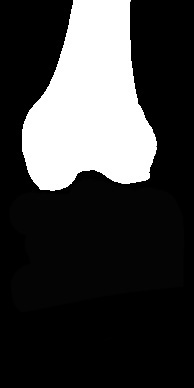
%> input picture FIRST-WEEK-MATERIAL/2D-DATA/atlas-higher.jpg, 194 x 388 px
$ octave matscript_jul31_3.m   (GNU Octave 9; MATLAB toolbox functions it lacks are replaced by stand-ins)
%> lines starting %> are read from the running program, lines starting %| are printed output that depends on the picture
### FIRST-WEEK-MATERIAL/2D-DATA/codes/distance.m
function [ d ] = distance( p1, p2 )
%UNTITLED Summary of this function goes here
%   Detailed explanation goes here

d = sqrt( sum((p1 - p2).^2));

end

### FIRST-WEEK-MATERIAL/2D-DATA/codes/matscript_jul31_3.m
clear all
close all
clc
%%
pict = imread('atlas-higher.jpg'); %read the picture
%> pict is the input picture: size 388x194 uint8; min 0, max 255, mean 59.5
%pict = flipud(pict);
%% plot the image and the former mesh
figure()
imshow(pict)
title('Image')
%%
c = contourc(double(pict), [200, 200]);
%> c = 629 columns, first 8: [200 73.78 73.79 73.79 73.78 73.8 73 72.79; 628 1 2 3 4 5 5.79 6]
%%
metacoord = [1];
              while metacoord(end) <= length(c(1,:))
                temp = metacoord(end) + c(2,metacoord(end)) + 1;
                if temp >= length(c(1,:)) + 1
                          break
                end
                metacoord(end + 1) = temp;
              end
%> this loop made 1 pass
%> temp on pass 1: 630
c(:,metacoord) = [];
%%
%c = [c, c(:,1)];
%%
c = c(:, 1:end-1);
%> c = 627 columns, first 8: [73.78 73.79 73.79 73.78 73.8 73 72.79 72.78; 1 2 3 4 5 5.79 6 7]
figure()
plot(c(1,:), c(2,:), '*')
axis equal
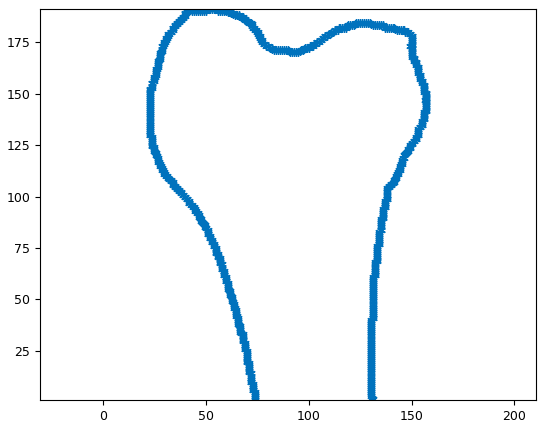
%> figure redrawn from the program's plot data
%%
cc = c;
%> cc has the same summary as c
npoints = size(cc, 2);
%> npoints = 627
epsilon = 1e-4;
index = [];
for i = 2:npoints-1
%     abs(distance(cc(:,i-1), cc(:,i+1)) - distance(cc(:,i-1), cc(:,i)) -...
%             distance(cc(:,i), cc(:,i+1)))
    if abs(distance(cc(:,i-1), cc(:,i+1)) - distance(cc(:,i-1), cc(:,i)) -...
            distance(cc(:,i), cc(:,i+1))) < epsilon
        index = [index, i];
    end
end
%> this loop made 625 passes
%> index on passes 1, 2, 5, 7, 8, 10, 12, 13, 14, 16, 18, 19: 2, [2 3], [2 3 6], [2 3 6 8], [2 3 6 8 9], [2 3 6 8 9 11], [2 3 6 8 9 11 13], [2 3 6 8 9 11 13 14], [2 3 6 8 9 11 13 14 15], [2 3 6 8 9 11 13 14 15 17], [2 3 6 8 9 11 13 14 15 17 19], [2 3 6 8 9 11 13 14 15 17 19 20]
%> after the loop, index = 361 values from 2 to 624
if abs(distance(cc(:,end), cc(:,2)) - distance(cc(:,end), cc(:,1)) -...
            distance(cc(:,1), cc(:,2))) < epsilon
    index = [index, 1];
end
if abs(distance(cc(:,end-1), cc(:,2)) - distance(cc(:,end-1), cc(:,1)) -...
            distance(cc(:,1), cc(:,2))) < epsilon
    index = [index, npoints];
end

cc(:,index) = [];
%%
figure()
subplot(121)
plot(c(1,:), c(2,:), '*')
axis equal
title(['former borders', ' n=', num2str(size(c,2))])
subplot(122)
plot(cc(1,:), cc(2,:), '*')
axis equal
title(['new borders', ' n=', num2str(size(cc,2))])
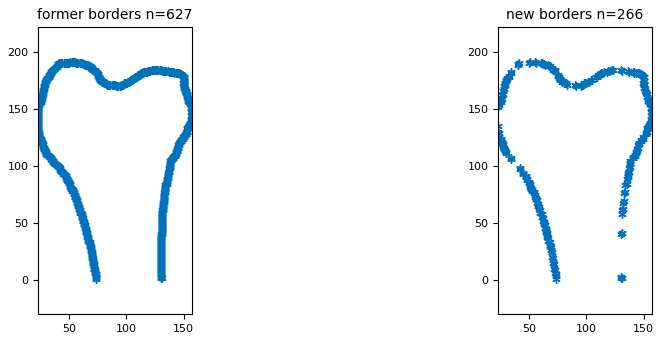
%> figure redrawn from the program's plot data, 2 panels
%%
tric = delaunay(c(1,:), c(2,:));
%> tric = 1221 rows, first 12: [277 269 243; 277 273 269; 516 499 336; 468 475 627; 97 534 107; 97 94 534; 495 336 499; 272 273 271; 272 269 273; 274 275 273; 274 273 277; 337 336 339]
tricc = delaunay(cc(1,:), cc(2,:));
%> tricc = 503 rows, first 12: [223 262 266; 87 88 86; 218 223 266; 89 88 87; 255 256 257; 258 257 256; 258 256 40; 258 36 260; 259 262 257; 259 258 260; 259 257 258; 140 67 65]

figure()
subplot(121)
trimesh(tric, c(1,:), c(2,:))
title('starting')
axis equal
subplot(122)
trimesh(tricc, cc(1,:), cc(2,:))
title('new')
axis equal
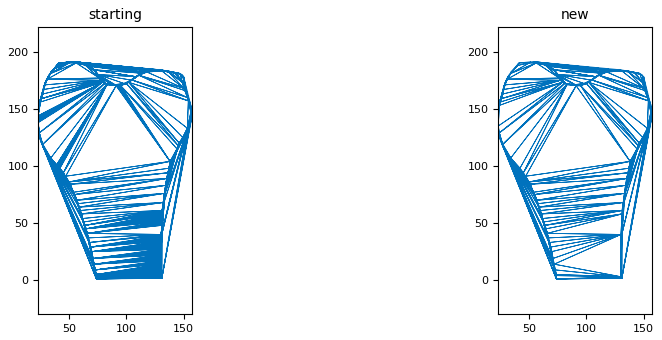
%> figure redrawn from the program's plot data, 2 panels; panel 1: highest point at x = 51, y = 191.2
%%
nc = size(c,2);
%> nc = 627
ncc = size(cc,2);
%> ncc = 266
%> (the run ends here)

$ run again, with FIRST-WEEK-MATERIAL/2D-DATA/atlas-lower-square.jpg copied over FIRST-WEEK-MATERIAL/2D-DATA/atlas-higher.jpg
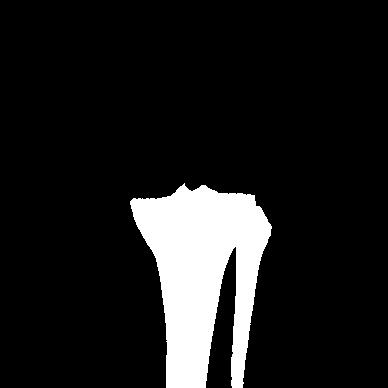
%> input picture FIRST-WEEK-MATERIAL/2D-DATA/atlas-lower-square.jpg, 388 x 388 px
%> pict is the input picture: size 388x388 uint8; min 0, max 255, mean 28.8
%> `c = contourc(double(pict), [200, 200]);`: c = 977 columns, first 8: [200 166.8 166.8 166.8 166.8 166.8 166.8 166.8; 653 388 387 386 385 384 383 382]
%> the loop `while metacoord(end) <= length(c(1,:))` made 2 passes
%> temp on passes 1 to 2: 655, 978
%> after the loop `while metacoord(end) <= length(c(1,:))`: metacoord = [1 655]
%> `c = c(:, 1:end-1);`: c = 974 columns, first 8: [166.8 166.8 166.8 166.8 166.8 166.8 166.8 166.8; 388 387 386 385 384 383 382 381]
%> `axis equal`:
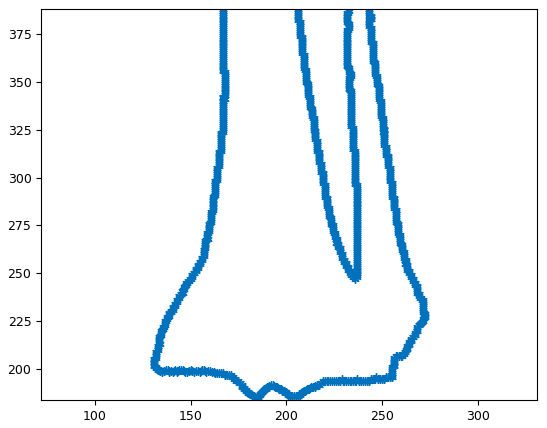
%> figure redrawn from the program's plot data
%> cc has the same summary as c
%> npoints = 974
%> the loop `for i = 2:npoints-1` made 972 passes
%> index on passes 1 to 8: 2, [2 3], [2 3 4], [2 3 4 5], [2 3 4 5 6], [2 3 4 5 6 7], [2 3 4 5 6 7 8], [2 3 4 5 6 7 8 9]
%> after the loop `for i = 2:npoints-1`: index = 402 values from 2 to 966
%> tric = 1925 rows, first 12: [205 1 209; 226 225 227; 219 209 1; 219 1 224; 229 230 226; 202 198 205; 199 198 202; 199 202 201; 8 205 198; 8 198 9; 192 49 33; 41 33 49]
%> tricc = 1124 rows, first 12: [114 108 1; 114 1 116; 2 1 108; 81 189 508; 124 116 1; 124 1 129; 4 108 5; 4 2 108; 343 357 349; 258 247 259; 104 36 30; 104 11 5]
%> `axis equal`:
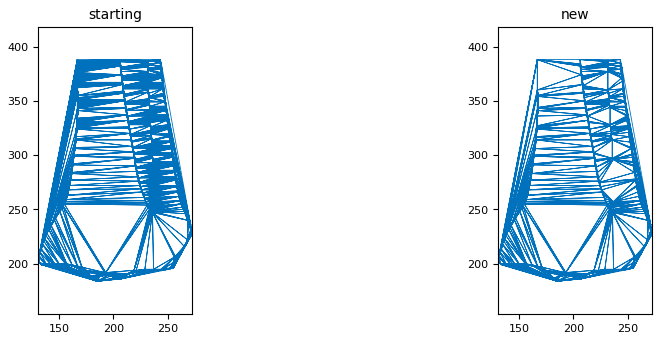
%> figure redrawn from the program's plot data, 2 panels; panel 1: highest point at x = 166.8, y = 388
%> nc = 974
%> ncc = 572

$ run again, with FIRST-WEEK-MATERIAL/2D-DATA/atlas-lower.jpg copied over FIRST-WEEK-MATERIAL/2D-DATA/atlas-higher.jpg
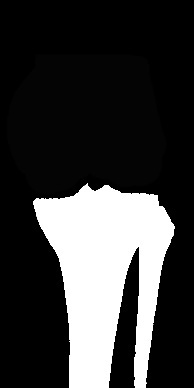
%> input picture FIRST-WEEK-MATERIAL/2D-DATA/atlas-lower.jpg, 194 x 388 px
%> pict is the input picture: size 388x194 uint8; min 0, max 255, mean 58.7
%> `c = contourc(double(pict), [200, 200]);`: c = 975 columns, first 8: [200 69.78 69.78 69.78 69.78 69.78 69.78 69.78; 651 388 387 386 385 384 383 382]
%> the loop `while metacoord(end) <= length(c(1,:))` made 2 passes
%> temp on passes 1 to 2: 653, 976
%> after the loop `while metacoord(end) <= length(c(1,:))`: metacoord = [1 653]
%> `c = c(:, 1:end-1);`: c = 972 columns, first 8: [69.78 69.78 69.78 69.78 69.78 69.78 69.78 69.78; 388 387 386 385 384 383 382 381]
%> `axis equal`:
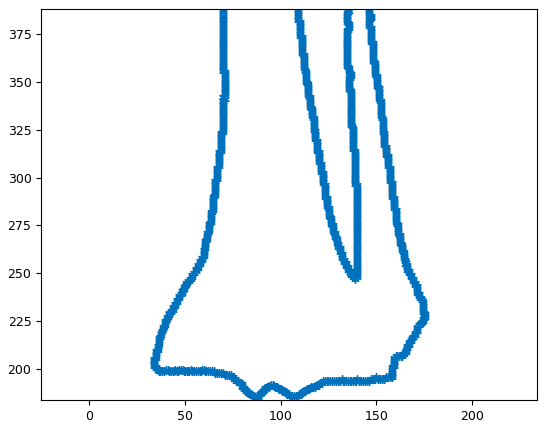
%> figure redrawn from the program's plot data
%> cc has the same summary as c
%> npoints = 972
%> the loop `for i = 2:npoints-1` made 970 passes
%> index on passes 1 to 8: 2, [2 3], [2 3 4], [2 3 4 5], [2 3 4 5 6], [2 3 4 5 6 7], [2 3 4 5 6 7 8], [2 3 4 5 6 7 8 9]
%> after the loop `for i = 2:npoints-1`: index = 602 values from 2 to 971
%> tric = 1919 rows, first 12: [219 209 1; 205 198 1; 205 1 209; 226 225 227; 224 219 1; 228 226 227; 458 459 460; 192 82 71; 192 49 33; 72 71 82; 229 226 228; 217 245 213]
%> tricc = 721 rows, first 12: [2 1 65; 82 80 1; 70 65 1; 81 80 82; 74 1 80; 74 70 1; 192 245 235; 233 235 234; 233 234 232; 233 192 235; 343 232 234; 164 165 166]
%> `axis equal`:
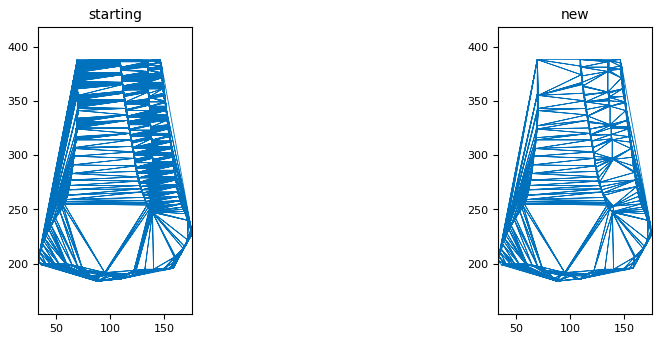
%> figure redrawn from the program's plot data, 2 panels; panel 1: highest point at x = 69.78, y = 388
%> nc = 972
%> ncc = 370
